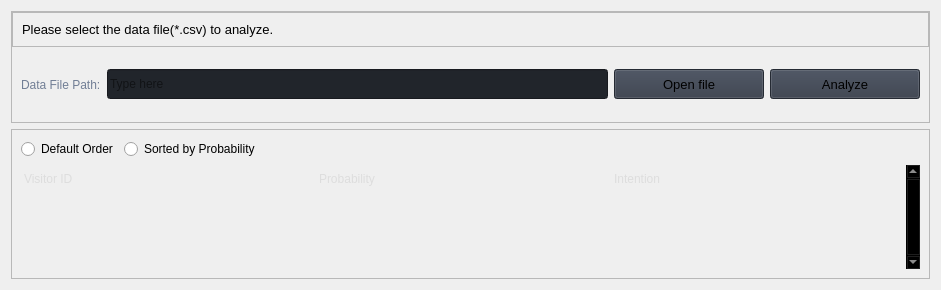
                     <widget class="QWidget" name="widgets">
                      <property name="styleSheet">
                       <string notr="true">b</string>
                      </property>
                      <layout class="QVBoxLayout" name="verticalLayout_27">
                       <item>
                        <widget class="QFrame" name="row_1">
                         <property name="frameShape">
                          <enum>QFrame::StyledPanel</enum>
                         </property>
                         <property name="frameShadow">
                          <enum>QFrame::Raised</enum>
                         </property>
                         <layout class="QVBoxLayout" name="verticalLayout_16">
                          <property name="spacing">
                           <number>0</number>
                          </property>
                          <property name="leftMargin">
                           <number>0</number>
                          </property>
                          <property name="topMargin">
                           <number>0</number>
                          </property>
                          <property name="rightMargin">
                           <number>0</number>
                          </property>
                          <property name="bottomMargin">
                           <number>0</number>
                          </property>
                          <item>
                           <widget class="QFrame" name="frame_div_content_1">
                            <property name="minimumSize">
                             <size>
                              <width>0</width>
                              <height>110</height>
                             </size>
                            </property>
                            <property name="maximumSize">
                             <size>
                              <width>16777215</width>
                              <height>110</height>
                             </size>
                            </property>
                            <property name="frameShape">
                             <enum>QFrame::NoFrame</enum>
                            </property>
                            <property name="frameShadow">
                             <enum>QFrame::Raised</enum>
                            </property>
                            <layout class="QVBoxLayout" name="verticalLayout_17">
                             <property name="spacing">
                              <number>0</number>
                             </property>
                             <property name="leftMargin">
                              <number>0</number>
                             </property>
                             <property name="topMargin">
                              <number>0</number>
                             </property>
                             <property name="rightMargin">
                              <number>0</number>
                             </property>
                             <property name="bottomMargin">
                              <number>0</number>
                             </property>
                             <item>
                              <widget class="QFrame" name="frame_title_wid_1">
                               <property name="maximumSize">
                                <size>
                                 <width>16777215</width>
                                 <height>35</height>
                                </size>
                               </property>
                               <property name="frameShape">
                                <enum>QFrame::StyledPanel</enum>
                               </property>
                               <property name="frameShadow">
                                <enum>QFrame::Raised</enum>
                               </property>
                               <layout class="QVBoxLayout" name="verticalLayout_18">
                                <item>
                                 <widget class="QLabel" name="labelBoxBlenderInstalation">
                                  <property name="font">
                                   <font>
                                    <family>Segoe UI</family>
                                    <pointsize>10</pointsize>
                                    <italic>false</italic>
                                    <bold>false</bold>
                                   </font>
                                  </property>
                                  <property name="styleSheet">
                                   <string notr="true"/>
                                  </property>
                                  <property name="text">
                                   <string>Please select the data file(*.csv) to analyze.</string>
                                  </property>
                                 </widget>
                                </item>
                               </layout>
                              </widget>
                             </item>
                             <item>
                              <widget class="QFrame" name="frame_content_wid_1">
                               <property name="frameShape">
                                <enum>QFrame::NoFrame</enum>
                               </property>
                               <property name="frameShadow">
                                <enum>QFrame::Raised</enum>
                               </property>
                               <layout class="QHBoxLayout" name="horizontalLayout_6">
                                <item>
                                 <widget class="QLabel" name="labelVersion_3">
                                  <property name="styleSheet">
                                   <string notr="true">color: rgb(113, 126, 149);</string>
                                  </property>
                                  <property name="lineWidth">
                                   <number>1</number>
                                  </property>
                                  <property name="text">
                                   <string>Data File Path:</string>
                                  </property>
                                  <property name="alignment">
                                   <set>Qt::AlignLeading|Qt::AlignLeft|Qt::AlignVCenter</set>
                                  </property>
                                 </widget>
                                </item>
                                <item>
                                 <widget class="QLineEdit" name="line_file_path">
                                  <property name="minimumSize">
                                   <size>
                                    <width>0</width>
                                    <height>30</height>
                                   </size>
                                  </property>
                                  <property name="styleSheet">
                                   <string notr="true">background-color: rgb(33, 37, 43);</string>
                                  </property>
                                  <property name="text">
                                   <string/>
                                  </property>
                                  <property name="placeholderText">
                                   <string>Type here</string>
                                  </property>
                                 </widget>
                                </item>
                                <item>
                                 <widget class="QPushButton" name="btn_open_file">
                                  <property name="minimumSize">
                                   <size>
                                    <width>150</width>
                                    <height>30</height>
                                   </size>
                                  </property>
                                  <property name="font">
                                   <font>
                                    <family>Segoe UI</family>
                                    <pointsize>10</pointsize>
                                    <italic>false</italic>
                                    <bold>false</bold>
                                   </font>
                                  </property>
                                  <property name="cursor">
                                   <cursorShape>PointingHandCursor</cursorShape>
                                  </property>
                                  <property name="styleSheet">
                                   <string notr="true">background-color: rgb(52, 59, 72);</string>
                                  </property>
                                  <property name="text">
                                   <string>Open file</string>
                                  </property>
                                  <property name="icon">
                                   <iconset resource="../../../../../../repos/py/Modern_GUI_PyDracula_PySide6_or_PyQt6-master/resources.qrc">
                                    <normaloff>:/icons/images/icons/cil-folder-open.png</normaloff>:/icons/images/icons/cil-folder-open.png</iconset>
                                  </property>
                                 </widget>
                                </item>
                                <item>
                                 <widget class="QPushButton" name="btn_analyze">
                                  <property name="minimumSize">
                                   <size>
                                    <width>150</width>
                                    <height>30</height>
                                   </size>
                                  </property>
                                  <property name="font">
                                   <font>
                                    <family>Segoe UI</family>
                                    <pointsize>10</pointsize>
                                    <italic>false</italic>
                                    <bold>false</bold>
                                   </font>
                                  </property>
                                  <property name="cursor">
                                   <cursorShape>PointingHandCursor</cursorShape>
                                  </property>
                                  <property name="styleSheet">
                                   <string notr="true">background-color: rgb(52, 59, 72);</string>
                                  </property>
                                  <property name="text">
                                   <string>Analyze</string>
                                  </property>
                                  <property name="icon">
                                   <iconset resource="../../../../../../repos/py/Modern_GUI_PyDracula_PySide6_or_PyQt6-master/resources.qrc">
                                    <normaloff>:/icons/images/icons/cil-caret-right.png</normaloff>:/icons/images/icons/cil-caret-right.png</iconset>
                                  </property>
                                 </widget>
                                </item>
                               </layout>
                              </widget>
                             </item>
                            </layout>
                           </widget>
                          </item>
                         </layout>
                        </widget>
                       </item>
                       <item>
                        <widget class="QFrame" name="row_3">
                         <property name="minimumSize">
                          <size>
                           <width>0</width>
                           <height>150</height>
                          </size>
                         </property>
                         <property name="frameShape">
                          <enum>QFrame::StyledPanel</enum>
                         </property>
                         <property name="frameShadow">
                          <enum>QFrame::Raised</enum>
                         </property>
                         <layout class="QVBoxLayout" name="verticalLayout_28">
                          <item>
                           <layout class="QHBoxLayout" name="horizontalLayout_8">
                            <item>
                             <widget class="QRadioButton" name="radiobutton_default">
                              <property name="text">
                               <string>Default Order</string>
                              </property>
                             </widget>
                            </item>
                            <item>
                             <widget class="QRadioButton" name="radiobutton_probability">
                              <property name="text">
                               <string>Sorted by Probability </string>
                              </property>
                             </widget>
                            </item>
                            <item>
                             <spacer name="horizontalSpacer">
                              <property name="orientation">
                               <enum>Qt::Horizontal</enum>
                              </property>
                              <property name="sizeHint" stdset="0">
                               <size>
                                <width>40</width>
                                <height>20</height>
                               </size>
                              </property>
                             </spacer>
                            </item>
                           </layout>
                          </item>
                          <item>
                           <widget class="QTableWidget" name="tableWidget">
                            <property name="sizePolicy">
                             <sizepolicy hsizetype="Expanding" vsizetype="Expanding">
                              <horstretch>0</horstretch>
                              <verstretch>0</verstretch>
                             </sizepolicy>
                            </property>
                            <property name="palette">
                             <palette>
                              <active>
                               <colorrole role="WindowText">
                                <brush brushstyle="SolidPattern">
                                 <color alpha="255">
                                  <red>221</red>
                                  <green>221</green>
                                  <blue>221</blue>
                                 </color>
                                </brush>
                               </colorrole>
                               <colorrole role="Button">
                                <brush brushstyle="SolidPattern">
                                 <color alpha="0">
                                  <red>0</red>
                                  <green>0</green>
                                  <blue>0</blue>
                                 </color>
                                </brush>
                               </colorrole>
                               <colorrole role="Text">
                                <brush brushstyle="SolidPattern">
                                 <color alpha="255">
                                  <red>221</red>
                                  <green>221</green>
                                  <blue>221</blue>
                                 </color>
                                </brush>
                               </colorrole>
                               <colorrole role="ButtonText">
                                <brush brushstyle="SolidPattern">
                                 <color alpha="255">
                                  <red>221</red>
                                  <green>221</green>
                                  <blue>221</blue>
                                 </color>
                                </brush>
                               </colorrole>
                               <colorrole role="Base">
                                <brush brushstyle="NoBrush">
                                 <color alpha="255">
                                  <red>0</red>
                                  <green>0</green>
                                  <blue>0</blue>
                                 </color>
                                </brush>
                               </colorrole>
                               <colorrole role="Window">
                                <brush brushstyle="SolidPattern">
                                 <color alpha="0">
                                  <red>0</red>
                                  <green>0</green>
                                  <blue>0</blue>
                                 </color>
                                </brush>
                               </colorrole>
                               <colorrole role="PlaceholderText">
                                <brush brushstyle="SolidPattern">
                                 <color alpha="255">
                                  <red>221</red>
                                  <green>221</green>
                                  <blue>221</blue>
                                 </color>
                                </brush>
                               </colorrole>
                              </active>
                              <inactive>
                               <colorrole role="WindowText">
                                <brush brushstyle="SolidPattern">
                                 <color alpha="255">
                                  <red>221</red>
                                  <green>221</green>
                                  <blue>221</blue>
                                 </color>
                                </brush>
                               </colorrole>
                               <colorrole role="Button">
                                <brush brushstyle="SolidPattern">
                                 <color alpha="0">
                                  <red>0</red>
                                  <green>0</green>
                                  <blue>0</blue>
                                 </color>
                                </brush>
                               </colorrole>
                               <colorrole role="Text">
                                <brush brushstyle="SolidPattern">
                                 <color alpha="255">
                                  <red>221</red>
                                  <green>221</green>
                                  <blue>221</blue>
                                 </color>
                                </brush>
                               </colorrole>
                               <colorrole role="ButtonText">
                                <brush brushstyle="SolidPattern">
                                 <color alpha="255">
                                  <red>221</red>
                                  <green>221</green>
                                  <blue>221</blue>
                                 </color>
                                </brush>
                               </colorrole>
                               <colorrole role="Base">
                                <brush brushstyle="NoBrush">
                                 <color alpha="255">
                                  <red>0</red>
                                  <green>0</green>
                                  <blue>0</blue>
                                 </color>
                                </brush>
                               </colorrole>
                               <colorrole role="Window">
                                <brush brushstyle="SolidPattern">
                                 <color alpha="0">
                                  <red>0</red>
                                  <green>0</green>
                                  <blue>0</blue>
                                 </color>
                                </brush>
                               </colorrole>
                               <colorrole role="PlaceholderText">
                                <brush brushstyle="SolidPattern">
                                 <color alpha="255">
                                  <red>221</red>
                                  <green>221</green>
                                  <blue>221</blue>
                                 </color>
                                </brush>
                               </colorrole>
                              </inactive>
                              <disabled>
                               <colorrole role="WindowText">
                                <brush brushstyle="SolidPattern">
                                 <color alpha="255">
                                  <red>221</red>
                                  <green>221</green>
                                  <blue>221</blue>
                                 </color>
                                </brush>
                               </colorrole>
                               <colorrole role="Button">
                                <brush brushstyle="SolidPattern">
                                 <color alpha="0">
                                  <red>0</red>
                                  <green>0</green>
                                  <blue>0</blue>
                                 </color>
                                </brush>
                               </colorrole>
                               <colorrole role="Text">
                                <brush brushstyle="SolidPattern">
                                 <color alpha="255">
                                  <red>221</red>
                                  <green>221</green>
                                  <blue>221</blue>
                                 </color>
                                </brush>
                               </colorrole>
                               <colorrole role="ButtonText">
                                <brush brushstyle="SolidPattern">
                                 <color alpha="255">
                                  <red>221</red>
                                  <green>221</green>
                                  <blue>221</blue>
                                 </color>
                                </brush>
                               </colorrole>
                               <colorrole role="Base">
                                <brush brushstyle="NoBrush">
                                 <color alpha="255">
                                  <red>0</red>
                                  <green>0</green>
                                  <blue>0</blue>
                                 </color>
                                </brush>
                               </colorrole>
                               <colorrole role="Window">
                                <brush brushstyle="SolidPattern">
                                 <color alpha="0">
                                  <red>0</red>
                                  <green>0</green>
                                  <blue>0</blue>
                                 </color>
                                </brush>
                               </colorrole>
                               <colorrole role="PlaceholderText">
                                <brush brushstyle="SolidPattern">
                                 <color alpha="255">
                                  <red>221</red>
                                  <green>221</green>
                                  <blue>221</blue>
                                 </color>
                                </brush>
                               </colorrole>
                              </disabled>
                             </palette>
                            </property>
                            <property name="frameShape">
                             <enum>QFrame::NoFrame</enum>
                            </property>
                            <property name="verticalScrollBarPolicy">
                             <enum>Qt::ScrollBarAlwaysOn</enum>
                            </property>
                            <property name="sizeAdjustPolicy">
                             <enum>QAbstractScrollArea::AdjustToContents</enum>
                            </property>
                            <property name="editTriggers">
                             <set>QAbstractItemView::NoEditTriggers</set>
                            </property>
                            <property name="selectionMode">
                             <enum>QAbstractItemView::SingleSelection</enum>
                            </property>
                            <property name="selectionBehavior">
                             <enum>QAbstractItemView::SelectRows</enum>
                            </property>
                            <property name="showGrid">
                             <bool>true</bool>
                            </property>
                            <property name="gridStyle">
                             <enum>Qt::SolidLine</enum>
                            </property>
                            <property name="sortingEnabled">
                             <bool>true</bool>
                            </property>
                            <attribute name="horizontalHeaderVisible">
                             <bool>false</bool>
                            </attribute>
                            <attribute name="horizontalHeaderCascadingSectionResizes">
                             <bool>true</bool>
                            </attribute>
                            <attribute name="horizontalHeaderDefaultSectionSize">
                             <number>295</number>
                            </attribute>
                            <attribute name="horizontalHeaderStretchLastSection">
                             <bool>true</bool>
                            </attribute>
                            <attribute name="verticalHeaderVisible">
                             <bool>false</bool>
                            </attribute>
                            <attribute name="verticalHeaderCascadingSectionResizes">
                             <bool>false</bool>
                            </attribute>
                            <attribute name="verticalHeaderHighlightSections">
                             <bool>false</bool>
                            </attribute>
                            <attribute name="verticalHeaderStretchLastSection">
                             <bool>true</bool>
                            </attribute>
                            <row>
                             <property name="text">
                              <string>New Row</string>
                             </property>
                             <property name="font">
                              <font>
                               <family>Segoe UI</family>
                              </font>
                             </property>
                            </row>
                            <row>
                             <property name="text">
                              <string>New Row</string>
                             </property>
                            </row>
                            <column>
                             <property name="text">
                              <string>0</string>
                             </property>
                            </column>
                            <column>
                             <property name="text">
                              <string>1</string>
                             </property>
                            </column>
                            <column>
                             <property name="text">
                              <string>2</string>
                             </property>
                            </column>
                            <item row="0" column="0">
                             <property name="text">
                              <string>Visitor ID</string>
                             </property>
                            </item>
                            <item row="0" column="1">
                             <property name="text">
                              <string>Probability</string>
                             </property>
                            </item>
                            <item row="0" column="2">
                             <property name="text">
                              <string>Intention</string>
                             </property>
                            </item>
                           </widget>
                          </item>
                         </layout>
                        </widget>
                       </item>
                      </layout>
                     </widget>
